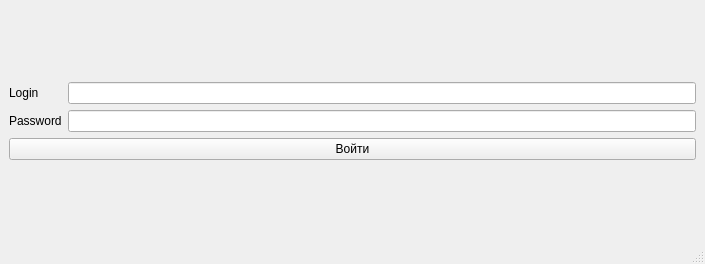
<?xml version="1.0" encoding="UTF-8"?>
<ui version="4.0">
 <class>MainWindow</class>
 <widget class="QMainWindow" name="MainWindow">
  <property name="geometry">
   <rect>
    <x>0</x>
    <y>0</y>
    <width>705</width>
    <height>264</height>
   </rect>
  </property>
  <property name="windowTitle">
   <string>MainWindow</string>
  </property>
  <widget class="QWidget" name="centralwidget">
   <layout class="QVBoxLayout" name="verticalLayout_4">
    <item>
     <layout class="QVBoxLayout" name="verticalLayout_3">
      <item>
       <layout class="QHBoxLayout" name="horizontalLayout">
        <item>
         <layout class="QVBoxLayout" name="verticalLayout_2">
          <item>
           <widget class="QLabel" name="label">
            <property name="text">
             <string>Login</string>
            </property>
           </widget>
          </item>
          <item>
           <widget class="QLabel" name="label_2">
            <property name="text">
             <string>Password</string>
            </property>
           </widget>
          </item>
         </layout>
        </item>
        <item>
         <layout class="QVBoxLayout" name="verticalLayout">
          <item>
           <widget class="QLineEdit" name="lineEdit_2"/>
          </item>
          <item>
           <widget class="QLineEdit" name="lineEdit"/>
          </item>
         </layout>
        </item>
       </layout>
      </item>
      <item>
       <widget class="QPushButton" name="pushButton">
        <property name="text">
         <string>Войти</string>
        </property>
       </widget>
      </item>
     </layout>
    </item>
   </layout>
  </widget>
  <widget class="QMenuBar" name="menubar">
   <property name="geometry">
    <rect>
     <x>0</x>
     <y>0</y>
     <width>705</width>
     <height>24</height>
    </rect>
   </property>
  </widget>
  <widget class="QStatusBar" name="statusbar"/>
 </widget>
 <resources/>
 <connections/>
</ui>
